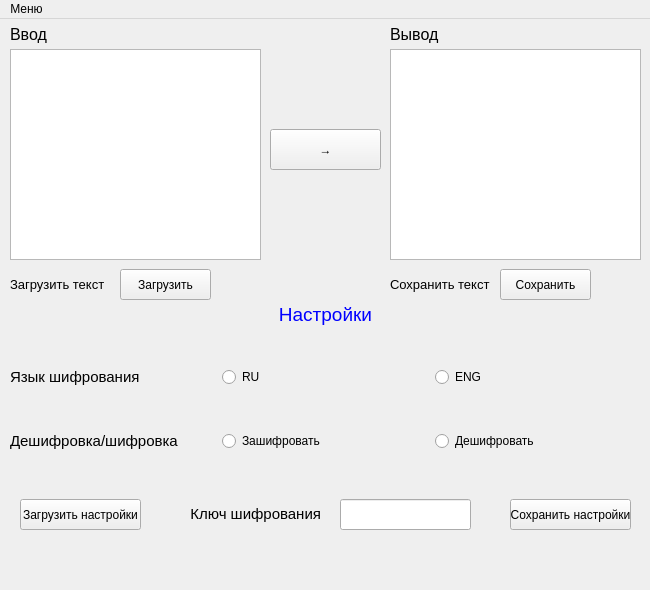
<?xml version="1.0" encoding="UTF-8"?>
<ui version="4.0">
 <class>Caesar_Main_Window</class>
 <widget class="QMainWindow" name="Caesar_Main_Window">
  <property name="geometry">
   <rect>
    <x>0</x>
    <y>0</y>
    <width>650</width>
    <height>590</height>
   </rect>
  </property>
  <property name="windowTitle">
   <string>Amgine Vigenere</string>
  </property>
  <widget class="QWidget" name="centralwidget">
   <widget class="QLabel" name="label">
    <property name="geometry">
     <rect>
      <x>10</x>
      <y>0</y>
      <width>251</width>
      <height>31</height>
     </rect>
    </property>
    <property name="text">
     <string>&lt;html&gt;&lt;head/&gt;&lt;body&gt;&lt;p&gt;&lt;span style=&quot; font-size:12pt;&quot;&gt;Ввод&lt;/span&gt;&lt;/p&gt;&lt;/body&gt;&lt;/html&gt;</string>
    </property>
   </widget>
   <widget class="QLabel" name="label_2">
    <property name="geometry">
     <rect>
      <x>390</x>
      <y>0</y>
      <width>241</width>
      <height>31</height>
     </rect>
    </property>
    <property name="text">
     <string>&lt;html&gt;&lt;head/&gt;&lt;body&gt;&lt;p&gt;&lt;span style=&quot; font-size:12pt;&quot;&gt;Вывод&lt;/span&gt;&lt;/p&gt;&lt;/body&gt;&lt;/html&gt;</string>
    </property>
   </widget>
   <widget class="QWidget" name="gridLayoutWidget">
    <property name="geometry">
     <rect>
      <x>10</x>
      <y>310</y>
      <width>631</width>
      <height>161</height>
     </rect>
    </property>
    <layout class="QGridLayout" name="gridLayout">
     <item row="0" column="2">
      <widget class="QRadioButton" name="rb_lang_eng">
       <property name="text">
        <string>ENG</string>
       </property>
       <attribute name="buttonGroup">
        <string notr="true">btn_group_lang</string>
       </attribute>
      </widget>
     </item>
     <item row="1" column="0">
      <widget class="QLabel" name="label_5">
       <property name="text">
        <string>&lt;html&gt;&lt;head/&gt;&lt;body&gt;&lt;p&gt;&lt;span style=&quot; font-size:11pt;&quot;&gt;Дешифровка/шифровка&lt;/span&gt;&lt;/p&gt;&lt;/body&gt;&lt;/html&gt;</string>
       </property>
      </widget>
     </item>
     <item row="0" column="0">
      <widget class="QLabel" name="label_7">
       <property name="text">
        <string>&lt;html&gt;&lt;head/&gt;&lt;body&gt;&lt;p&gt;&lt;span style=&quot; font-size:11pt;&quot;&gt;Язык шифрования&lt;/span&gt;&lt;/p&gt;&lt;/body&gt;&lt;/html&gt;</string>
       </property>
      </widget>
     </item>
     <item row="0" column="1">
      <widget class="QRadioButton" name="rb_lang_ru">
       <property name="text">
        <string>RU</string>
       </property>
       <attribute name="buttonGroup">
        <string notr="true">btn_group_lang</string>
       </attribute>
      </widget>
     </item>
     <item row="1" column="1">
      <widget class="QRadioButton" name="rb_crypt_code">
       <property name="text">
        <string>Зашифровать</string>
       </property>
       <attribute name="buttonGroup">
        <string notr="true">btn_group_crypt</string>
       </attribute>
      </widget>
     </item>
     <item row="1" column="2">
      <widget class="QRadioButton" name="rb_crypt_decode">
       <property name="text">
        <string>Дешифровать</string>
       </property>
       <attribute name="buttonGroup">
        <string notr="true">btn_group_crypt</string>
       </attribute>
      </widget>
     </item>
    </layout>
   </widget>
   <widget class="QLabel" name="label_8">
    <property name="geometry">
     <rect>
      <x>260</x>
      <y>280</y>
      <width>131</width>
      <height>31</height>
     </rect>
    </property>
    <property name="text">
     <string>&lt;html&gt;&lt;head/&gt;&lt;body&gt;&lt;p align=&quot;center&quot;&gt;&lt;span style=&quot; font-size:14pt; color:#0000ff;&quot;&gt;Настройки&lt;/span&gt;&lt;/p&gt;&lt;/body&gt;&lt;/html&gt;</string>
    </property>
   </widget>
   <widget class="QLineEdit" name="line_edit_key">
    <property name="geometry">
     <rect>
      <x>340</x>
      <y>480</y>
      <width>131</width>
      <height>31</height>
     </rect>
    </property>
   </widget>
   <widget class="QLabel" name="label_9">
    <property name="geometry">
     <rect>
      <x>190</x>
      <y>480</y>
      <width>131</width>
      <height>31</height>
     </rect>
    </property>
    <property name="text">
     <string>&lt;html&gt;&lt;head/&gt;&lt;body&gt;&lt;p align=&quot;right&quot;&gt;&lt;span style=&quot; font-size:11pt;&quot;&gt;Ключ шифрования&lt;/span&gt;&lt;/p&gt;&lt;/body&gt;&lt;/html&gt;</string>
    </property>
   </widget>
   <widget class="QPushButton" name="btn_save_settings">
    <property name="geometry">
     <rect>
      <x>510</x>
      <y>480</y>
      <width>121</width>
      <height>31</height>
     </rect>
    </property>
    <property name="text">
     <string>Сохранить настройки</string>
    </property>
   </widget>
   <widget class="QTextBrowser" name="textBrowser_input">
    <property name="geometry">
     <rect>
      <x>10</x>
      <y>30</y>
      <width>251</width>
      <height>211</height>
     </rect>
    </property>
    <property name="textInteractionFlags">
     <set>Qt::LinksAccessibleByKeyboard|Qt::LinksAccessibleByMouse|Qt::TextBrowserInteraction|Qt::TextEditable|Qt::TextEditorInteraction|Qt::TextSelectableByKeyboard|Qt::TextSelectableByMouse</set>
    </property>
   </widget>
   <widget class="QTextBrowser" name="textBrowser_output">
    <property name="geometry">
     <rect>
      <x>390</x>
      <y>30</y>
      <width>251</width>
      <height>211</height>
     </rect>
    </property>
    <property name="sizePolicy">
     <sizepolicy hsizetype="Fixed" vsizetype="Expanding">
      <horstretch>0</horstretch>
      <verstretch>0</verstretch>
     </sizepolicy>
    </property>
   </widget>
   <widget class="QPushButton" name="btn_code">
    <property name="geometry">
     <rect>
      <x>270</x>
      <y>110</y>
      <width>111</width>
      <height>41</height>
     </rect>
    </property>
    <property name="sizePolicy">
     <sizepolicy hsizetype="Fixed" vsizetype="Fixed">
      <horstretch>0</horstretch>
      <verstretch>0</verstretch>
     </sizepolicy>
    </property>
    <property name="text">
     <string>→</string>
    </property>
   </widget>
   <widget class="QLabel" name="label_3">
    <property name="geometry">
     <rect>
      <x>10</x>
      <y>250</y>
      <width>101</width>
      <height>31</height>
     </rect>
    </property>
    <property name="text">
     <string>&lt;html&gt;&lt;head/&gt;&lt;body&gt;&lt;p&gt;&lt;span style=&quot; font-size:10pt;&quot;&gt;Загрузить текст&lt;/span&gt;&lt;/p&gt;&lt;/body&gt;&lt;/html&gt;</string>
    </property>
   </widget>
   <widget class="QPushButton" name="btn_load_text">
    <property name="geometry">
     <rect>
      <x>120</x>
      <y>250</y>
      <width>91</width>
      <height>31</height>
     </rect>
    </property>
    <property name="sizePolicy">
     <sizepolicy hsizetype="Fixed" vsizetype="Fixed">
      <horstretch>0</horstretch>
      <verstretch>0</verstretch>
     </sizepolicy>
    </property>
    <property name="text">
     <string>Загрузить</string>
    </property>
   </widget>
   <widget class="QPushButton" name="btn_save_text">
    <property name="geometry">
     <rect>
      <x>500</x>
      <y>250</y>
      <width>91</width>
      <height>31</height>
     </rect>
    </property>
    <property name="sizePolicy">
     <sizepolicy hsizetype="Fixed" vsizetype="Fixed">
      <horstretch>0</horstretch>
      <verstretch>0</verstretch>
     </sizepolicy>
    </property>
    <property name="text">
     <string>Сохранить</string>
    </property>
   </widget>
   <widget class="QLabel" name="label_4">
    <property name="geometry">
     <rect>
      <x>390</x>
      <y>250</y>
      <width>101</width>
      <height>31</height>
     </rect>
    </property>
    <property name="text">
     <string>&lt;html&gt;&lt;head/&gt;&lt;body&gt;&lt;p&gt;&lt;span style=&quot; font-size:10pt;&quot;&gt;Сохранить текст&lt;/span&gt;&lt;/p&gt;&lt;/body&gt;&lt;/html&gt;</string>
    </property>
   </widget>
   <widget class="QLabel" name="label_error">
    <property name="geometry">
     <rect>
      <x>10</x>
      <y>530</y>
      <width>631</width>
      <height>31</height>
     </rect>
    </property>
    <property name="text">
     <string/>
    </property>
   </widget>
   <widget class="QPushButton" name="btn_load_settings">
    <property name="geometry">
     <rect>
      <x>20</x>
      <y>480</y>
      <width>121</width>
      <height>31</height>
     </rect>
    </property>
    <property name="text">
     <string>Загрузить настройки</string>
    </property>
   </widget>
  </widget>
  <widget class="QMenuBar" name="menubar">
   <property name="geometry">
    <rect>
     <x>0</x>
     <y>0</y>
     <width>650</width>
     <height>21</height>
    </rect>
   </property>
   <widget class="QMenu" name="menu">
    <property name="title">
     <string>Меню</string>
    </property>
    <addaction name="info"/>
    <addaction name="help"/>
    <addaction name="history"/>
   </widget>
   <addaction name="menu"/>
  </widget>
  <action name="info">
   <property name="text">
    <string>Инфо</string>
   </property>
  </action>
  <action name="help">
   <property name="text">
    <string>Помощь</string>
   </property>
  </action>
  <action name="history">
   <property name="text">
    <string>История</string>
   </property>
  </action>
 </widget>
 <resources/>
 <connections/>
 <buttongroups>
  <buttongroup name="btn_group_crypt"/>
  <buttongroup name="btn_group_lang"/>
 </buttongroups>
</ui>
